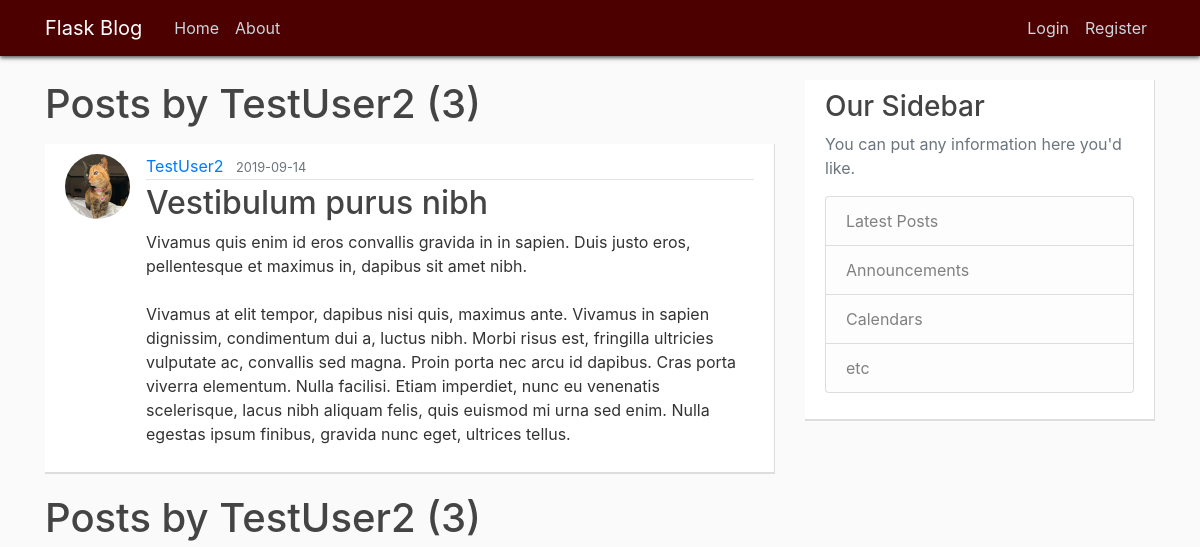
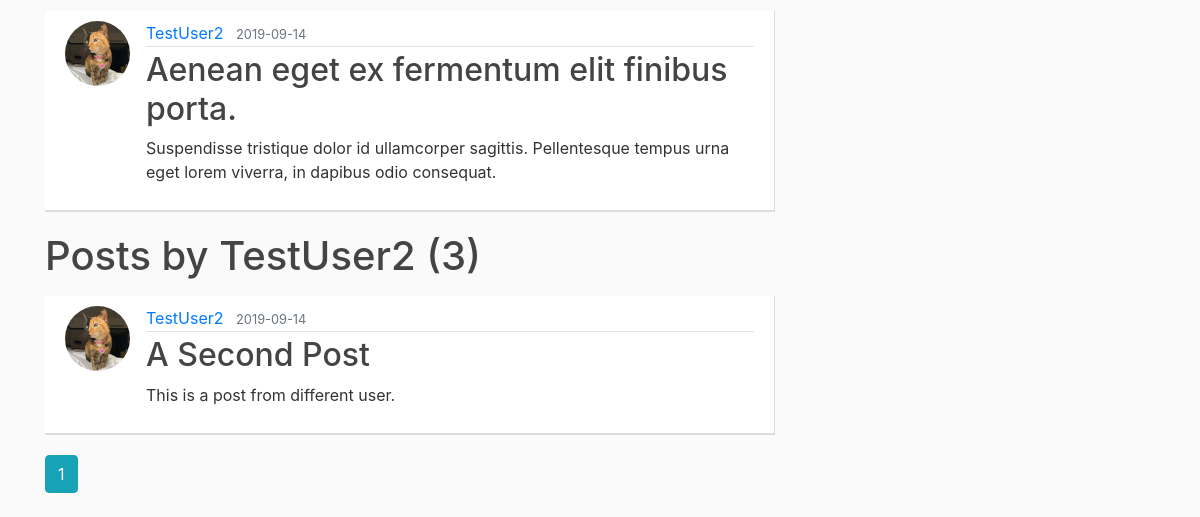
The page /user/TestUser2 on the database as committed earlier (2 pictures, top to bottom).
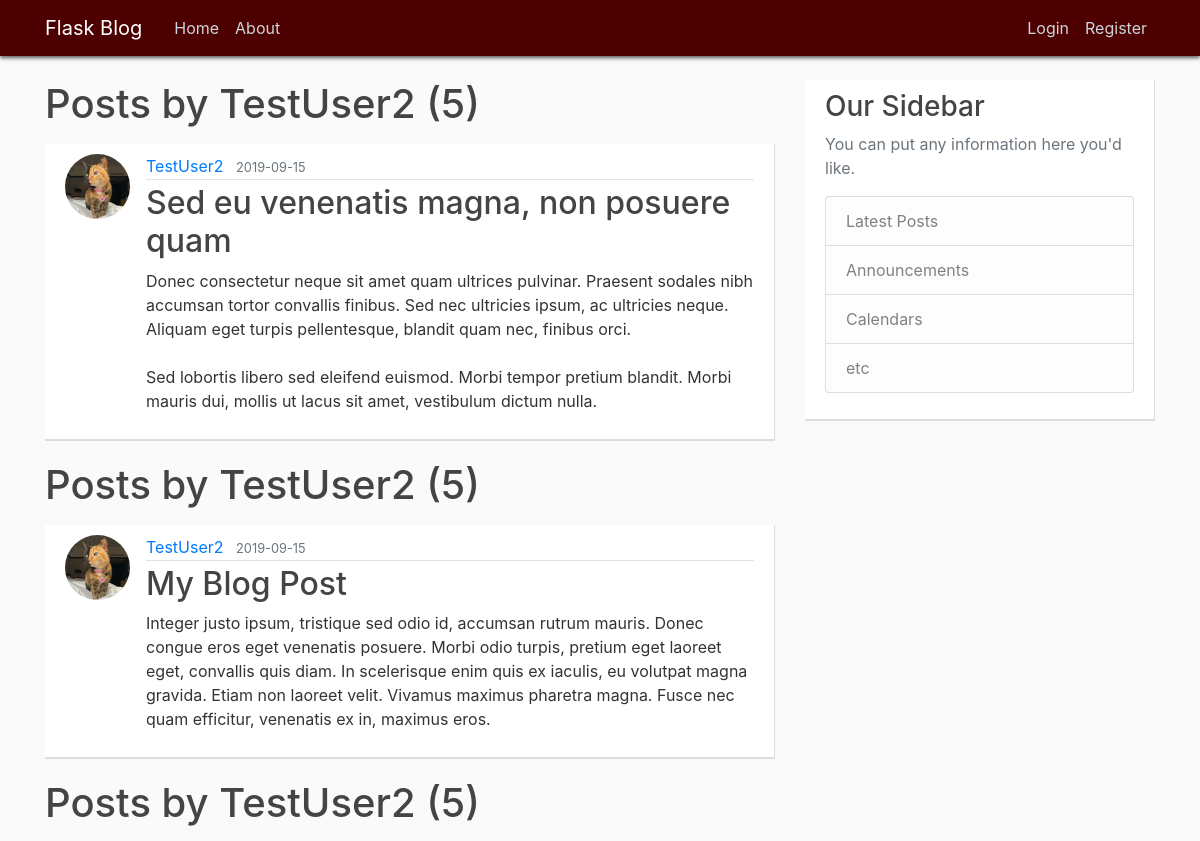
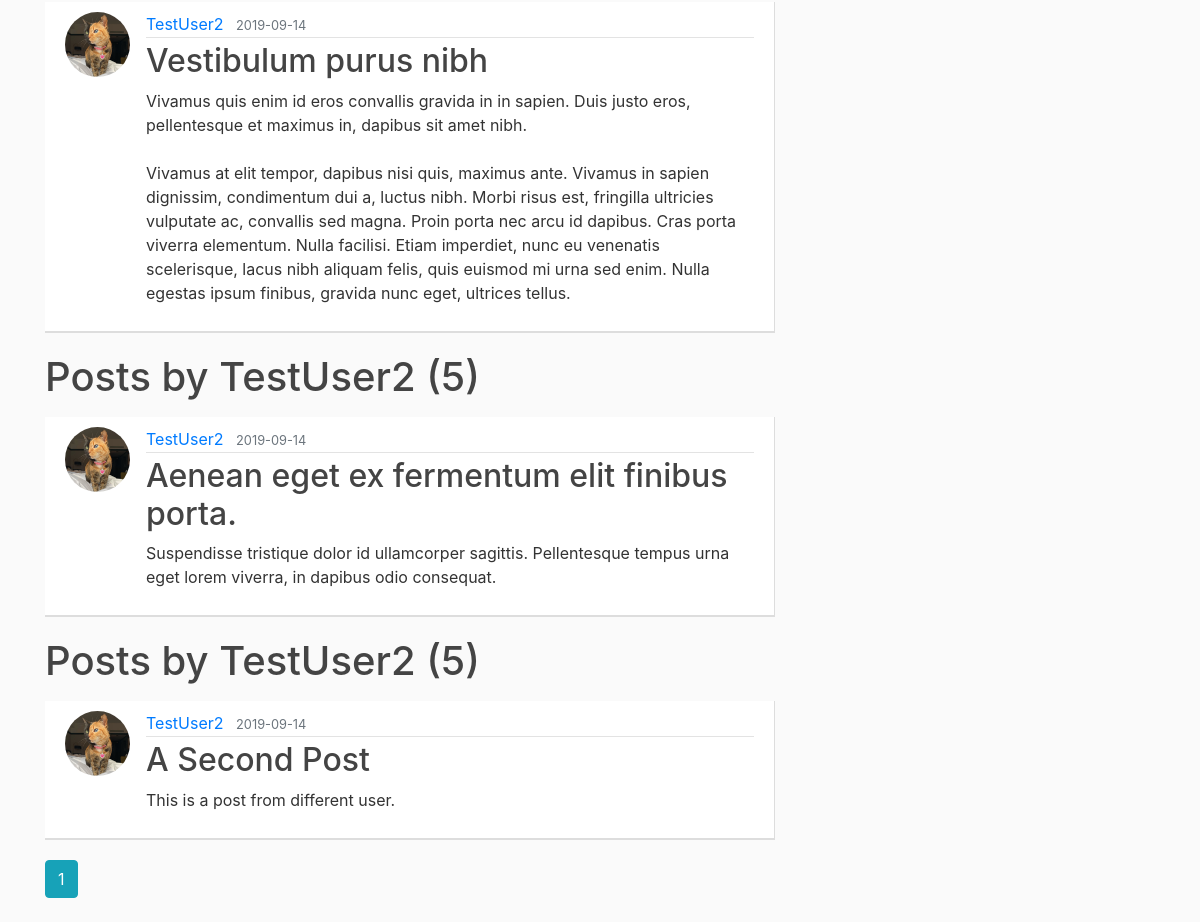
The same page on the database as committed later (2 pictures, top to bottom).
### pyflaskblog/models.py (models this page shows, shortened)
class Post(db.Model):
	id = db.Column(db.Integer, primary_key=True)
	title = db.Column(db.String(100), nullable=False)
	date_posted = db.Column(db.DateTime, nullable=False, default=datetime.utcnow)
	content = db.Column(db.Text, nullable=False)
	user_id = db.Column(db.Integer, db.ForeignKey('user.id'), nullable=False)

class User(db.Model, UserMixin):
	id = db.Column(db.Integer, primary_key=True)
	username = db.Column(db.String(20), unique=True, nullable=False)
	email = db.Column(db.String(120), unique=True, nullable=False)
	image_file = db.Column(db.String(20), nullable=False, default='default.jpg')
	password = db.Column(db.String(60), nullable=False)
	posts = db.relationship('Post', backref='author', lazy=True)

### pyflaskblog/users/routes.py (the view)
@users.route("/user/<string:username>")
def user_posts(username):
	page = request.args.get('page', 1, type=int)
	user = User.query.filter_by(username=username).first_or_404()
	posts = Post.query.filter_by(author=user)\
		.order_by(Post.date_posted.desc())\
		.paginate(page=page, per_page=5)
	return render_template('user_posts.html', posts=posts, user=user)

### pyflaskblog/templates/user_posts.html
{% extends "layout.html" %}
{% block content %}
	{% for post in posts.items %}
		<h1 class="mb-3">Posts by {{ user.username }} ({{ posts.total }})</h1>
		<article class="media content-section">
		  <img class="rounded-circle article-img" src="{{ url_for('static', filename='profile_pics/' + post.author.image_file) }}">
		  <div class="media-body">
		    <div class="article-metadata">
		      <a class="mr-2" href="{{ url_for('users.user_posts', username=post.author.username) }}">{{ post.author.username }}</a>
		      <small class="text-muted">{{ post.date_posted.strftime('%Y-%m-%d') }}</small>
		    </div>
		    <h2><a class="article-title" href="{{ url_for('posts.post', post_id=post.id) }}">{{ post.title }}</a></h2>
		    <p class="article-content">{{ post.content }}</p>
		  </div>
		</article>
	{% endfor %}
	{% for page_num in posts.iter_pages(left_edge=1, right_edge=1, left_current=1, right_current=2) %}
		{% if page_num %}
			{% if posts.page == page_num %}
				<a class="btn btn-info mb-4" href="{{ url_for('users.user_posts', username=user.username,  page=page_num) }}">{{ page_num }}</a>
			{% else %}
				<a class="btn btn-outline-info mb-4" href="{{ url_for('users.user_posts', username=user.username, page=page_num) }}">{{ page_num }}</a>
			{% endif %}
		{% else %}
			...
		{% endif %}
	{% endfor %}
{% endblock content %}

### pyflaskblog/templates/layout.html (shortened to what this page needs)
<!DOCTYPE html>
<html>
<head>
    <link rel="stylesheet" href="https://stackpath.bootstrapcdn.com/bootstrap/4.3.1/css/bootstrap.min.css">
    <link rel="stylesheet" type="text/css" href="{{ url_for('static', filename='main.css') }}">
</head>
<body>
	<header class="site-header">
	  <nav class="navbar navbar-expand-md navbar-dark bg-steel fixed-top">
	    <div class="container">
	      <a class="navbar-brand mr-4" href="/">Flask Blog</a>
	      <div class="collapse navbar-collapse" id="navbarToggle">
	        <div class="navbar-nav mr-auto">
	          <a class="nav-item nav-link" href="{{ url_for('main.home') }}">Home</a>
	          <a class="nav-item nav-link" href="{{ url_for('main.about') }}"">About</a>
	        </div>
	        <div class="navbar-nav">
	        	{% if current_user.is_authenticated %}
	        		<a class="nav-item nav-link" href="{{ url_for('posts.new_post') }}"">New Post</a>
	        		 <a class="nav-item nav-link" href="{{ url_for('users.account') }}"">Account</a>
	        		 <a class="nav-item nav-link" href="{{ url_for('users.logout') }}"">Logout</a>
	        	{% else %}
	          <a class="nav-item nav-link" href="{{ url_for('users.login') }}"">Login</a>
	          <a class="nav-item nav-link" href="{{ url_for('users.register') }}"">Register</a>
	          	{% endif %}
	        </div>
	      </div>
	    </div>
	  </nav>
	</header>
	<main role="main" class="container">
	  <div class="row">
	    <div class="col-md-8">
	      {% block content %}{% endblock %}
	    </div>
	    <div class="col-md-4">
	      <div class="content-section">
	        <h3>Our Sidebar</h3>
	        <p class='text-muted'>You can put any information here you'd like.
	          <ul class="list-group">
	            <li class="list-group-item list-group-item-light">Latest Posts</li>
	            <li class="list-group-item list-group-item-light">Announcements</li>
	            <li class="list-group-item list-group-item-light">Calendars</li>
	            <li class="list-group-item list-group-item-light">etc</li>
	          </ul>
	        </p>
	      </div>
	    </div>
	  </div>
	</main>
</body>
</html>

### pyflaskblog/static/main.css (style rules this page uses)
body { background: #fafafa; color: #333333; margin-top: 5rem; }
h1, h2, h3, h4, h5, h6 { color: #444444; }
.bg-steel { background-color: #4d0000; box-shadow: 0 2px 4px 0 rgba(51,51,51,.8); }
.site-header .navbar-nav .nav-link { color: #cbd5db; }
.content-section { background: #ffffff; padding: 10px 20px; border-bottom: 2px solid #dddddd; border-right: 1px solid #dddddd; margin-bottom: 20px; }
.article-title { color: #444444; }
.article-content { white-space: pre-line; }
.article-img { height: 65px; width: 65px; margin-right: 16px; }
.article-metadata { padding-bottom: 1px; margin-bottom: 4px; border-bottom: 1px solid #e3e3e3 }

Rows that differ between the two databases and show on the page:
added Post: {{ user.username }} "TestUser2", total "5", image_file (picture), author.username "TestUser2", date_posted "2019-09-15", title "Sed eu venenatis magna, non posuere quam", content "Donec consectetur neque sit amet quam ultrices pulvinar. Praesent sodales nibh accumsan tortor convallis finibus. Sed nec ultricies ipsum, ac ultricies neque. Aliquam eget turpis pellentesque, blandit quam nec, finibus orci. Sed lobortis libero sed eleifend euismod. Morbi tempor pretium blandit. Morbi mauris dui, mollis ut lacus sit amet, vestibulum dictum nulla."
added Post: {{ user.username }} "TestUser2", total "5", image_file (picture), author.username "TestUser2", date_posted "2019-09-15", title "My Blog Post", content "Integer justo ipsum, tristique sed odio id, accumsan rutrum mauris. Donec congue eros eget venenatis posuere. Morbi odio turpis, pretium eget laoreet eget, convallis quis diam. In scelerisque enim quis ex iaculis, eu volutpat magna gravida. Etiam non laoreet velit. Vivamus maximus pharetra magna. Fusce nec quam efficitur, venenatis ex in, maximus eros."
computed for Post "Vestibulum purus nibh": total "3" → "5"
computed for Post "Aenean eget ex fermentum elit finibus porta.": total "3" → "5"
computed for Post "A Second Post": total "3" → "5"
